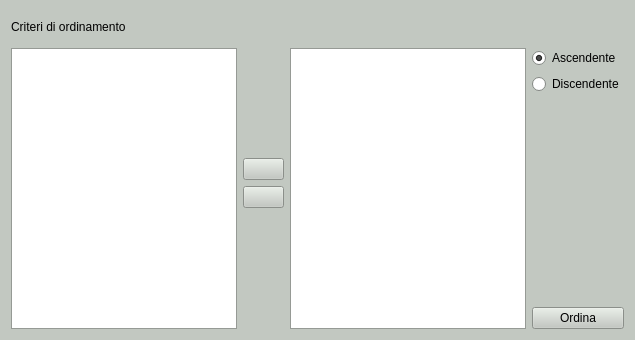
<?xml version="1.0" encoding="UTF-8"?>
<ui version="4.0">
 <class>sortPanel</class>
 <widget class="QDialog" name="sortPanel">
  <property name="windowModality">
   <enum>Qt::NonModal</enum>
  </property>
  <property name="geometry">
   <rect>
    <x>0</x>
    <y>0</y>
    <width>635</width>
    <height>340</height>
   </rect>
  </property>
  <property name="palette">
   <palette>
    <active>
     <colorrole role="WindowText">
      <brush brushstyle="SolidPattern">
       <color alpha="255">
        <red>0</red>
        <green>0</green>
        <blue>0</blue>
       </color>
      </brush>
     </colorrole>
     <colorrole role="Button">
      <brush brushstyle="SolidPattern">
       <color alpha="255">
        <red>194</red>
        <green>200</green>
        <blue>193</blue>
       </color>
      </brush>
     </colorrole>
     <colorrole role="Light">
      <brush brushstyle="SolidPattern">
       <color alpha="255">
        <red>255</red>
        <green>255</green>
        <blue>255</blue>
       </color>
      </brush>
     </colorrole>
     <colorrole role="Midlight">
      <brush brushstyle="SolidPattern">
       <color alpha="255">
        <red>224</red>
        <green>227</green>
        <blue>224</blue>
       </color>
      </brush>
     </colorrole>
     <colorrole role="Dark">
      <brush brushstyle="SolidPattern">
       <color alpha="255">
        <red>97</red>
        <green>100</green>
        <blue>96</blue>
       </color>
      </brush>
     </colorrole>
     <colorrole role="Mid">
      <brush brushstyle="SolidPattern">
       <color alpha="255">
        <red>129</red>
        <green>133</green>
        <blue>129</blue>
       </color>
      </brush>
     </colorrole>
     <colorrole role="Text">
      <brush brushstyle="SolidPattern">
       <color alpha="255">
        <red>0</red>
        <green>0</green>
        <blue>0</blue>
       </color>
      </brush>
     </colorrole>
     <colorrole role="BrightText">
      <brush brushstyle="SolidPattern">
       <color alpha="255">
        <red>255</red>
        <green>255</green>
        <blue>255</blue>
       </color>
      </brush>
     </colorrole>
     <colorrole role="ButtonText">
      <brush brushstyle="SolidPattern">
       <color alpha="255">
        <red>0</red>
        <green>0</green>
        <blue>0</blue>
       </color>
      </brush>
     </colorrole>
     <colorrole role="Base">
      <brush brushstyle="SolidPattern">
       <color alpha="255">
        <red>255</red>
        <green>255</green>
        <blue>255</blue>
       </color>
      </brush>
     </colorrole>
     <colorrole role="Window">
      <brush brushstyle="SolidPattern">
       <color alpha="255">
        <red>194</red>
        <green>200</green>
        <blue>193</blue>
       </color>
      </brush>
     </colorrole>
     <colorrole role="Shadow">
      <brush brushstyle="SolidPattern">
       <color alpha="255">
        <red>0</red>
        <green>0</green>
        <blue>0</blue>
       </color>
      </brush>
     </colorrole>
     <colorrole role="AlternateBase">
      <brush brushstyle="SolidPattern">
       <color alpha="255">
        <red>224</red>
        <green>227</green>
        <blue>224</blue>
       </color>
      </brush>
     </colorrole>
     <colorrole role="ToolTipBase">
      <brush brushstyle="SolidPattern">
       <color alpha="255">
        <red>255</red>
        <green>255</green>
        <blue>220</blue>
       </color>
      </brush>
     </colorrole>
     <colorrole role="ToolTipText">
      <brush brushstyle="SolidPattern">
       <color alpha="255">
        <red>0</red>
        <green>0</green>
        <blue>0</blue>
       </color>
      </brush>
     </colorrole>
    </active>
    <inactive>
     <colorrole role="WindowText">
      <brush brushstyle="SolidPattern">
       <color alpha="255">
        <red>0</red>
        <green>0</green>
        <blue>0</blue>
       </color>
      </brush>
     </colorrole>
     <colorrole role="Button">
      <brush brushstyle="SolidPattern">
       <color alpha="255">
        <red>194</red>
        <green>200</green>
        <blue>193</blue>
       </color>
      </brush>
     </colorrole>
     <colorrole role="Light">
      <brush brushstyle="SolidPattern">
       <color alpha="255">
        <red>255</red>
        <green>255</green>
        <blue>255</blue>
       </color>
      </brush>
     </colorrole>
     <colorrole role="Midlight">
      <brush brushstyle="SolidPattern">
       <color alpha="255">
        <red>224</red>
        <green>227</green>
        <blue>224</blue>
       </color>
      </brush>
     </colorrole>
     <colorrole role="Dark">
      <brush brushstyle="SolidPattern">
       <color alpha="255">
        <red>97</red>
        <green>100</green>
        <blue>96</blue>
       </color>
      </brush>
     </colorrole>
     <colorrole role="Mid">
      <brush brushstyle="SolidPattern">
       <color alpha="255">
        <red>129</red>
        <green>133</green>
        <blue>129</blue>
       </color>
      </brush>
     </colorrole>
     <colorrole role="Text">
      <brush brushstyle="SolidPattern">
       <color alpha="255">
        <red>0</red>
        <green>0</green>
        <blue>0</blue>
       </color>
      </brush>
     </colorrole>
     <colorrole role="BrightText">
      <brush brushstyle="SolidPattern">
       <color alpha="255">
        <red>255</red>
        <green>255</green>
        <blue>255</blue>
       </color>
      </brush>
     </colorrole>
     <colorrole role="ButtonText">
      <brush brushstyle="SolidPattern">
       <color alpha="255">
        <red>0</red>
        <green>0</green>
        <blue>0</blue>
       </color>
      </brush>
     </colorrole>
     <colorrole role="Base">
      <brush brushstyle="SolidPattern">
       <color alpha="255">
        <red>255</red>
        <green>255</green>
        <blue>255</blue>
       </color>
      </brush>
     </colorrole>
     <colorrole role="Window">
      <brush brushstyle="SolidPattern">
       <color alpha="255">
        <red>194</red>
        <green>200</green>
        <blue>193</blue>
       </color>
      </brush>
     </colorrole>
     <colorrole role="Shadow">
      <brush brushstyle="SolidPattern">
       <color alpha="255">
        <red>0</red>
        <green>0</green>
        <blue>0</blue>
       </color>
      </brush>
     </colorrole>
     <colorrole role="AlternateBase">
      <brush brushstyle="SolidPattern">
       <color alpha="255">
        <red>224</red>
        <green>227</green>
        <blue>224</blue>
       </color>
      </brush>
     </colorrole>
     <colorrole role="ToolTipBase">
      <brush brushstyle="SolidPattern">
       <color alpha="255">
        <red>255</red>
        <green>255</green>
        <blue>220</blue>
       </color>
      </brush>
     </colorrole>
     <colorrole role="ToolTipText">
      <brush brushstyle="SolidPattern">
       <color alpha="255">
        <red>0</red>
        <green>0</green>
        <blue>0</blue>
       </color>
      </brush>
     </colorrole>
    </inactive>
    <disabled>
     <colorrole role="WindowText">
      <brush brushstyle="SolidPattern">
       <color alpha="255">
        <red>97</red>
        <green>100</green>
        <blue>96</blue>
       </color>
      </brush>
     </colorrole>
     <colorrole role="Button">
      <brush brushstyle="SolidPattern">
       <color alpha="255">
        <red>194</red>
        <green>200</green>
        <blue>193</blue>
       </color>
      </brush>
     </colorrole>
     <colorrole role="Light">
      <brush brushstyle="SolidPattern">
       <color alpha="255">
        <red>255</red>
        <green>255</green>
        <blue>255</blue>
       </color>
      </brush>
     </colorrole>
     <colorrole role="Midlight">
      <brush brushstyle="SolidPattern">
       <color alpha="255">
        <red>224</red>
        <green>227</green>
        <blue>224</blue>
       </color>
      </brush>
     </colorrole>
     <colorrole role="Dark">
      <brush brushstyle="SolidPattern">
       <color alpha="255">
        <red>97</red>
        <green>100</green>
        <blue>96</blue>
       </color>
      </brush>
     </colorrole>
     <colorrole role="Mid">
      <brush brushstyle="SolidPattern">
       <color alpha="255">
        <red>129</red>
        <green>133</green>
        <blue>129</blue>
       </color>
      </brush>
     </colorrole>
     <colorrole role="Text">
      <brush brushstyle="SolidPattern">
       <color alpha="255">
        <red>97</red>
        <green>100</green>
        <blue>96</blue>
       </color>
      </brush>
     </colorrole>
     <colorrole role="BrightText">
      <brush brushstyle="SolidPattern">
       <color alpha="255">
        <red>255</red>
        <green>255</green>
        <blue>255</blue>
       </color>
      </brush>
     </colorrole>
     <colorrole role="ButtonText">
      <brush brushstyle="SolidPattern">
       <color alpha="255">
        <red>97</red>
        <green>100</green>
        <blue>96</blue>
       </color>
      </brush>
     </colorrole>
     <colorrole role="Base">
      <brush brushstyle="SolidPattern">
       <color alpha="255">
        <red>194</red>
        <green>200</green>
        <blue>193</blue>
       </color>
      </brush>
     </colorrole>
     <colorrole role="Window">
      <brush brushstyle="SolidPattern">
       <color alpha="255">
        <red>194</red>
        <green>200</green>
        <blue>193</blue>
       </color>
      </brush>
     </colorrole>
     <colorrole role="Shadow">
      <brush brushstyle="SolidPattern">
       <color alpha="255">
        <red>0</red>
        <green>0</green>
        <blue>0</blue>
       </color>
      </brush>
     </colorrole>
     <colorrole role="AlternateBase">
      <brush brushstyle="SolidPattern">
       <color alpha="255">
        <red>194</red>
        <green>200</green>
        <blue>193</blue>
       </color>
      </brush>
     </colorrole>
     <colorrole role="ToolTipBase">
      <brush brushstyle="SolidPattern">
       <color alpha="255">
        <red>255</red>
        <green>255</green>
        <blue>220</blue>
       </color>
      </brush>
     </colorrole>
     <colorrole role="ToolTipText">
      <brush brushstyle="SolidPattern">
       <color alpha="255">
        <red>0</red>
        <green>0</green>
        <blue>0</blue>
       </color>
      </brush>
     </colorrole>
    </disabled>
   </palette>
  </property>
  <property name="windowTitle">
   <string>Ordina</string>
  </property>
  <property name="windowIcon">
   <iconset>
    <normaloff>.</normaloff>.</iconset>
  </property>
  <layout class="QGridLayout">
   <item row="0" column="0">
    <widget class="QLabel" name="label">
     <property name="text">
      <string>Criteri di ordinamento</string>
     </property>
    </widget>
   </item>
   <item row="0" column="1" colspan="4">
    <spacer>
     <property name="orientation">
      <enum>Qt::Horizontal</enum>
     </property>
     <property name="sizeHint" stdset="0">
      <size>
       <width>387</width>
       <height>20</height>
      </size>
     </property>
    </spacer>
   </item>
   <item row="1" column="0" rowspan="7" colspan="2">
    <widget class="QListWidget" name="FieldsList">
     <property name="acceptDrops">
      <bool>true</bool>
     </property>
     <property name="editTriggers">
      <set>QAbstractItemView::DoubleClicked|QAbstractItemView::EditKeyPressed|QAbstractItemView::SelectedClicked</set>
     </property>
     <property name="dragEnabled">
      <bool>true</bool>
     </property>
     <property name="dragDropOverwriteMode">
      <bool>true</bool>
     </property>
     <property name="dragDropMode">
      <enum>QAbstractItemView::DragDropMode::NoDragDrop</enum>
     </property>
     <property name="alternatingRowColors">
      <bool>true</bool>
     </property>
     <property name="selectionMode">
      <enum>QAbstractItemView::SelectionMode::SingleSelection</enum>
     </property>
     <property name="viewMode">
      <enum>QListView::ViewMode::ListMode</enum>
     </property>
    </widget>
   </item>
   <item row="1" column="2" rowspan="3">
    <spacer>
     <property name="orientation">
      <enum>Qt::Vertical</enum>
     </property>
     <property name="sizeHint" stdset="0">
      <size>
       <width>41</width>
       <height>81</height>
      </size>
     </property>
    </spacer>
   </item>
   <item row="1" column="3" rowspan="7">
    <widget class="QListWidget" name="FieldListsort">
     <property name="acceptDrops">
      <bool>true</bool>
     </property>
     <property name="autoScroll">
      <bool>false</bool>
     </property>
     <property name="editTriggers">
      <set>QAbstractItemView::DoubleClicked|QAbstractItemView::EditKeyPressed</set>
     </property>
     <property name="showDropIndicator" stdset="0">
      <bool>false</bool>
     </property>
     <property name="dragEnabled">
      <bool>false</bool>
     </property>
     <property name="dragDropOverwriteMode">
      <bool>false</bool>
     </property>
     <property name="dragDropMode">
      <enum>QAbstractItemView::DragDropMode::InternalMove</enum>
     </property>
     <property name="alternatingRowColors">
      <bool>true</bool>
     </property>
     <property name="selectionBehavior">
      <enum>QAbstractItemView::SelectionBehavior::SelectRows</enum>
     </property>
     <property name="movement">
      <enum>QListView::Movement::Free</enum>
     </property>
     <property name="viewMode">
      <enum>QListView::ViewMode::ListMode</enum>
     </property>
    </widget>
   </item>
   <item row="1" column="4">
    <widget class="QRadioButton" name="radioButtonAsc">
     <property name="text">
      <string>Ascendente</string>
     </property>
     <property name="checked">
      <bool>true</bool>
     </property>
    </widget>
   </item>
   <item row="2" column="4">
    <widget class="QRadioButton" name="radioButtonDisc">
     <property name="text">
      <string>Discendente</string>
     </property>
    </widget>
   </item>
   <item row="3" column="4" rowspan="4">
    <spacer>
     <property name="orientation">
      <enum>Qt::Vertical</enum>
     </property>
     <property name="sizeHint" stdset="0">
      <size>
       <width>91</width>
       <height>171</height>
      </size>
     </property>
    </spacer>
   </item>
   <item row="4" column="2">
    <widget class="QPushButton" name="pushButtonRight">
     <property name="focusPolicy">
      <enum>Qt::NoFocus</enum>
     </property>
     <property name="text">
      <string/>
     </property>
     <property name="icon">
      <iconset resource="../../resources/resources.qrc">
       <normaloff>:/icons/6_rightArrow.png</normaloff>:/icons/6_rightArrow.png</iconset>
     </property>
     <property name="checkable">
      <bool>false</bool>
     </property>
     <property name="autoDefault">
      <bool>true</bool>
     </property>
    </widget>
   </item>
   <item row="5" column="2">
    <widget class="QPushButton" name="pushButtonLeft">
     <property name="focusPolicy">
      <enum>Qt::NoFocus</enum>
     </property>
     <property name="text">
      <string/>
     </property>
     <property name="icon">
      <iconset resource="../../resources/resources.qrc">
       <normaloff>:/icons/4_leftArrow.png</normaloff>:/icons/4_leftArrow.png</iconset>
     </property>
     <property name="checkable">
      <bool>false</bool>
     </property>
     <property name="autoDefault">
      <bool>true</bool>
     </property>
    </widget>
   </item>
   <item row="6" column="2" rowspan="2">
    <spacer>
     <property name="orientation">
      <enum>Qt::Vertical</enum>
     </property>
     <property name="sizeHint" stdset="0">
      <size>
       <width>41</width>
       <height>121</height>
      </size>
     </property>
    </spacer>
   </item>
   <item row="7" column="4">
    <widget class="QPushButton" name="pushButtonSort">
     <property name="focusPolicy">
      <enum>Qt::NoFocus</enum>
     </property>
     <property name="text">
      <string>Ordina</string>
     </property>
     <property name="checkable">
      <bool>false</bool>
     </property>
     <property name="autoDefault">
      <bool>true</bool>
     </property>
    </widget>
   </item>
  </layout>
 </widget>
 <resources>
  <include location="../../resources/resources.qrc"/>
 </resources>
 <connections/>
</ui>
